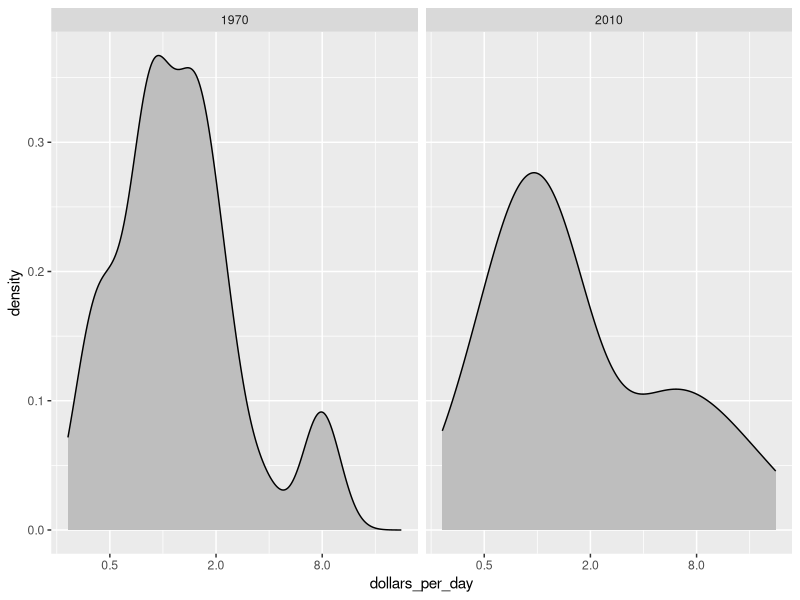

Source code (R):
## Cargamos las librerías y seleccionamos los datos
library(dplyr)
library(ggplot2)
library(dslabs)
data(gapminder)

## Creamos el nuevo dataset
daydollars <- gapminder %>% 
            mutate(dollars_per_day = gdp / population / 365) %>%
                filter(year %in% c(1970, 2010) &
                    continent == "Africa" & !is.na(gdp))

## Gráfico de densidad suave
daydollars %>%
    ggplot(aes(dollars_per_day)) +
    geom_density(fill = "gray") +
    scale_x_continuous(trans = "log2") +
    facet_grid(. ~ year)
